Frame 1 (no input): blank canvas, image omitted
Frame 60 (no input): blank canvas, image omitted
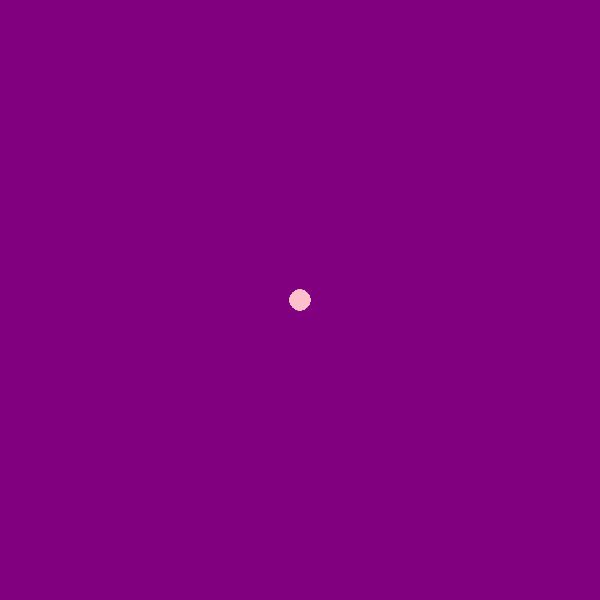
Frame 120 (the mouse pressed at the canvas centre since frame 60)

The p5.js sketch whose frames 1 and 60 were blank and that drew this single picture after the mouse press (run headless with seeded random() and noise() and a simulated clock; from frame 60 on, the mouse is pressed at the canvas centre):

// p5.js sketch
// ── sketch.js
let cor;

function setup() {
  createCanvas(600, 600);
  background ("purple");
  cor = "pink";
}

function draw() {
  
  stroke ("pink");
 fill ("pink");


  if(mouseIsPressed){
   circle (mouseX,mouseY,20,30);
  }
}
